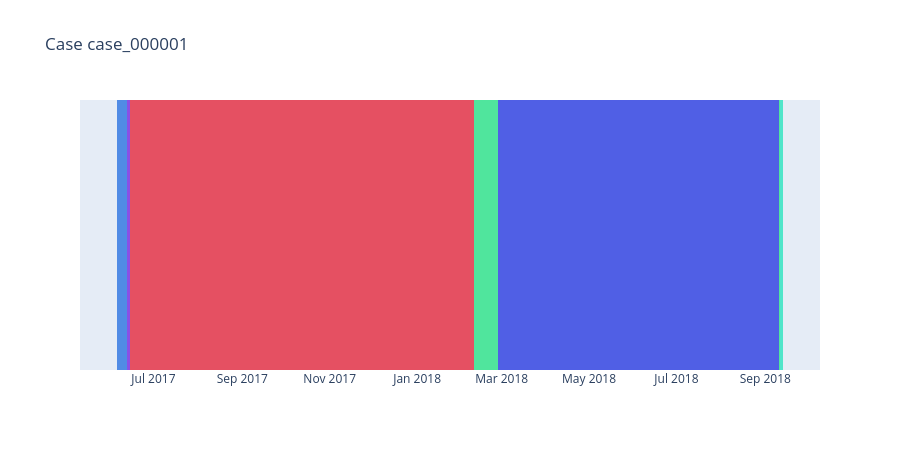

Notebook code for this chart:
### Code cell
case_trajectory_plot = kairo.plot_som_case_trajectory(case_trajectory, color_mapping, case_id="case_000001")
case_trajectory_plot

### Figure 1 — Plotly figure (JSON) as saved in the notebook; plotly's stock layout.template omitted (floating-point values rounded to 4 significant figures)
{"data": [{"base": ["2017-06-05T13:34:59.000000"], "customdata": [[1]], "hovertemplate": "state=(0, 0)<br>start=%{base}<br>end=%{x}<br>case=%{y}<br>events=%{customdata[0]}<extra></extra>", "legendgroup": "(0, 0)", "marker": {"color": "#d950e5", "line": {"width": 0}, "pattern": {"shape": ""}}, "name": "(0, 0)", "orientation": "h", "showlegend": true, "textposition": "auto", "type": "bar", "x": [2749000], "xaxis": "x", "y": ["case_000001"], "yaxis": "y"}, {"base": ["2017-06-05T14:20:48.000000"], "customdata": [[1]], "hovertemplate": "state=(6, 0)<br>start=%{base}<br>end=%{x}<br>case=%{y}<br>events=%{customdata[0]}<extra></extra>", "legendgroup": "(6, 0)", "marker": {"color": "#508be5", "line": {"width": 0}, "pattern": {"shape": ""}}, "name": "(6, 0)", "orientation": "h", "showlegend": true, "textposition": "auto", "type": "bar", "x": [583634000], "xaxis": "x", "y": ["case_000001"], "yaxis": "y"}, {"base": ["2017-06-12T08:28:02.000000"], "customdata": [[1]], "hovertemplate": "state=(8, 0)<br>start=%{base}<br>end=%{x}<br>case=%{y}<br>events=%{customdata[0]}<extra></extra>", "legendgroup": "(8, 0)", "marker": {"color": "#8950e5", "line": {"width": 0}, "pattern": {"shape": ""}}, "name": "(8, 0)", "orientation": "h", "showlegend": true, "textposition": "auto", "type": "bar", "x": [178992000], "xaxis": "x", "y": ["case_000001"], "yaxis": "y"}, {"base": ["2017-06-14T10:11:14.000000"], "customdata": [[1]], "hovertemplate": "state=(2, 5)<br>start=%{base}<br>end=%{x}<br>case=%{y}<br>events=%{customdata[0]}<extra></extra>", "legendgroup": "(2, 5)", "marker": {"color": "#e55062", "line": {"width": 0}, "pattern": {"shape": ""}}, "name": "(2, 5)", "orientation": "h", "showlegend": true, "textposition": "auto", "type": "bar", "x": [20746912000], "xaxis": "x", "y": ["case_000001"], "yaxis": "y"}, {"base": ["2018-02-09T13:13:06.000000", "2018-09-10T10:53:14.000000"], "customdata": [[1], [1]], "hovertemplate": "state=(3, 7)<br>start=%{base}<br>end=%{x}<br>case=%{y}<br>events=%{customdata[0]}<extra></extra>", "legendgroup": "(3, 7)", "marker": {"color": "#50e59d", "line": {"width": 0}, "pattern": {"shape": ""}}, "name": "(3, 7)", "orientation": "h", "showlegend": true, "textposition": "auto", "type": "bar", "x": [1475519000, 78601000], "xaxis": "x", "y": ["case_000001", "case_000001"], "yaxis": "y"}, {"base": ["2018-02-26T15:05:05.000000", "2018-09-11T08:43:15.000000"], "customdata": [[1], [1]], "hovertemplate": "state=(3, 6)<br>start=%{base}<br>end=%{x}<br>case=%{y}<br>events=%{customdata[0]}<extra></extra>", "legendgroup": "(3, 6)", "marker": {"color": "#505fe5", "line": {"width": 0}, "pattern": {"shape": ""}}, "name": "(3, 6)", "orientation": "h", "showlegend": true, "textposition": "auto", "type": "bar", "x": [16919289000, 15000], "xaxis": "x", "y": ["case_000001", "case_000001"], "yaxis": "y"}, {"base": ["2018-09-11T08:43:30.000000"], "customdata": [[1]], "hovertemplate": "state=(5, 8)<br>start=%{base}<br>end=%{x}<br>case=%{y}<br>events=%{customdata[0]}<extra></extra>", "legendgroup": "(5, 8)", "marker": {"color": "#50e5ca", "line": {"width": 0}, "pattern": {"shape": ""}}, "name": "(5, 8)", "orientation": "h", "showlegend": true, "textposition": "auto", "type": "bar", "x": [152432000], "xaxis": "x", "y": ["case_000001"], "yaxis": "y"}, {"base": ["2018-09-13T03:04:02.000000"], "customdata": [[1]], "hovertemplate": "state=(0, 4)<br>start=%{base}<br>end=%{x}<br>case=%{y}<br>events=%{customdata[0]}<extra></extra>", "legendgroup": "(0, 4)", "marker": {"color": "#e5508e", "line": {"width": 0}, "pattern": {"shape": ""}}, "name": "(0, 4)", "orientation": "h", "showlegend": true, "textposition": "auto", "type": "bar", "x": [21214000], "xaxis": "x", "y": ["case_000001"], "yaxis": "y"}, {"base": ["2018-09-13T08:57:36.000000"], "customdata": [[1]], "hovertemplate": "state=(5, 7)<br>start=%{base}<br>end=%{x}<br>case=%{y}<br>events=%{customdata[0]}<extra></extra>", "legendgroup": "(5, 7)", "marker": {"color": "#bee550", "line": {"width": 0}, "pattern": {"shape": ""}}, "name": "(5, 7)", "orientation": "h", "showlegend": true, "textposition": "auto", "type": "bar", "x": [0], "xaxis": "x", "y": ["case_000001"], "yaxis": "y"}, {"base": ["2018-09-13T08:57:36.000000"], "customdata": [[1]], "hovertemplate": "state=(5, 6)<br>start=%{base}<br>end=%{x}<br>case=%{y}<br>events=%{customdata[0]}<extra></extra>", "legendgroup": "(5, 6)", "marker": {"color": "#5c50e5", "line": {"width": 0}, "pattern": {"shape": ""}}, "name": "(5, 6)", "orientation": "h", "showlegend": true, "textposition": "auto", "type": "bar", "x": [0], "xaxis": "x", "y": ["case_000001"], "yaxis": "y"}], "layout": {"bargap": 0, "barmode": "overlay", "height": 450, "legend": {"title": {"text": "state"}, "tracegroupgap": 0}, "showlegend": false, "title": {"text": "Case case_000001"}, "xaxis": {"anchor": "y", "domain": [0, 1], "type": "date"}, "yaxis": {"anchor": "x", "categoryarray": ["case_000001"], "categoryorder": "array", "domain": [0, 1], "title": {"text": "case"}, "visible": false}}}
